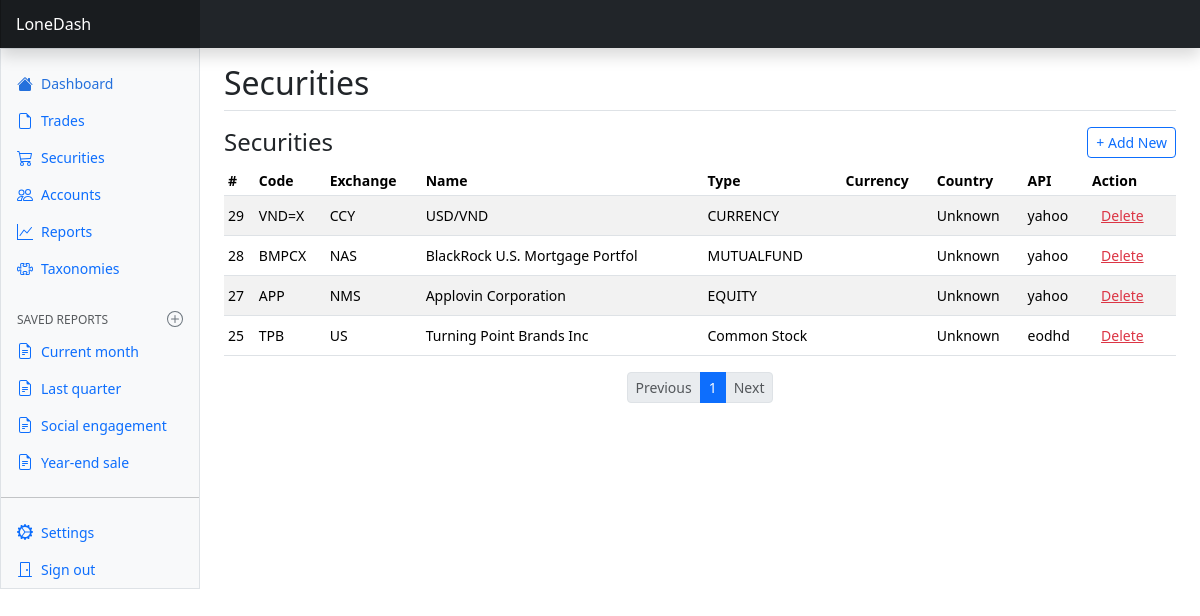
Screenshot of /securities/ (signed in) with the database file from the repository.
### dash/models.py (models this page shows, shortened)
class Security(models.Model):
    country = models.ForeignKey(Country, on_delete=models.CASCADE, related_name='country')
    user = models.ForeignKey(User, on_delete=models.CASCADE, related_name='security')
    code = models.CharField(max_length=10)
    exchange = models.CharField(max_length=20)
    name = models.CharField(max_length=255)
    type = models.CharField(max_length=255, blank=True)
    isin = models.CharField(max_length=20, blank=True)
    close = models.DecimalField(max_digits=16, decimal_places=2, default=0)
    date = models.DateField(default=date.today)
    api_source = models.CharField(max_length=50, blank=True, null=True)
    industry = models.CharField(max_length=100, blank=True)
    sector = models.CharField(max_length=100, blank=True)
    website = models.URLField(blank=True)
    description = models.TextField(blank=True)
    class Meta:
        constraints = [
            models.UniqueConstraint(fields=['user', 'code'], name='unique_user_code')
        ]
        indexes = [
            models.Index(fields=['user', 'code']),
        ]

class Country(models.Model):
    iso_code = models.CharField(max_length=3, unique=True)  # e.g. 'US', 'VN'
    name = models.CharField(max_length=100)
    currency = models.CharField(max_length=10, default='USD')
    def __str__(self):
        return self.name

### dash/views.py (the view)
# urls.py: path('securities/', securities_view, name='securities'),
def securities_view(request):
    securities_list = Security.objects.filter(user=request.user).order_by('-id')
    securities_paginator = Paginator(securities_list, 10)
    securities_page = securities_paginator.get_page(request.GET.get('page'))
    svg_content = get_icons_svg()
    return render(request, "securities.html", {'icons_svg': svg_content, 'securities' : securities_page,})

### dash/views.py (called while the page is built)
def get_icons_svg():
    current_dir = os.path.dirname(__file__)
    svg_path = os.path.join(current_dir, 'static', 'icons', 'icons.svg')
    with open(svg_path, 'r', encoding='utf-8') as f:
        return f.read()

### dash/templates/securities.html (shortened to what this page needs)
{% extends "base.html" %}
{% block content %}
<main class="col-md-9 ms-sm-auto col-lg-10 px-md-4">
    <div
        class="d-flex justify-content-between flex-wrap flex-md-nowrap align-items-center pt-3 pb-2 mb-3 border-bottom">
        <h2 class="mb-0">Securities</h2>
    </div>
    <div class="d-flex justify-content-between align-items-center mb-2">
        <h4 class="mb-0">Securities</h4>
        <button type="button" class="btn btn-sm btn-outline-primary" id="btn-add-security">+ Add New</button>
    </div>
    <div class="table-responsive small">
        <table class="table table-striped table-sm">
            <thead>
                <tr>
                    <th scope="col">#</th>
                    <th scope="col">Code</th>
                    <th scope="col">Exchange</th>
                    <th scope="col">Name</th>
                    <th scope="col">Type</th>
                    <th scope="col">Currency</th>
                    <th scope="col">Country</th>
                    <th scope="col">API</th>
                    <th scope="col">Action</th>
                </tr>
            </thead>
            <tbody>
                {% for security in securities %}
                <tr>
                    <td>{{ security.id }}</td>
                    <td>{{ security.code }}</td>
                    <td>{{ security.exchange }}</td>
                    <td>{{ security.name}}</td>
                    <td>{{ security.type}}</td>
                    <td>{{ security.currency}}</td>
                    <td>{{ security.country }}</td>
                    <td>{{ security.api_source}}</td>
                    <td>
                        <button class="btn btn-sm btn-link text-danger btn-delete-security"
                            data-id="{{ security.id }}">Delete</button>
                    </td>
                </tr>
                {% empty %}
                <tr>
                    <td colspan="9" class="text-center">No security found.</td>
                </tr>
                {% endfor %}
            </tbody>
        </table>
    </div>
    <nav>
        <ul class="pagination pagination-sm justify-content-center">
            {% if securities.has_previous %}
            <li class="page-item">
                <a class="page-link" href="?page={{ securities.previous_page_number }}">Previous</a>
            </li>
            {% else %}
            <li class="page-item disabled"><span class="page-link">Previous</span></li>
            {% endif %}
            {% for num in securities.paginator.page_range %}
            <li class="page-item {% if securities.number == num %}active{% endif %}">
                <a class="page-link" href="?page={{ num }}">{{ num }}</a>
            </li>
            {% endfor %}
            {% if securities.has_next %}
            <li class="page-item">
                <a class="page-link" href="?page={{ securities.next_page_number }}">Next</a>
            </li>
            {% else %}
            <li class="page-item disabled"><span class="page-link">Next</span></li>
            {% endif %}
        </ul>
    </nav>
</main>
{% endblock %}
{% block page_scripts %}
{% load static %}
{% endblock %}

### dash/static/css/style.css (style rules this page uses)
.table td { vertical-align: middle; }

### rows the page displays
Security: id "29", code "VND=X", exchange "CCY", name "USD/VND", type "CURRENCY", country "Unknown", api_source "yahoo"
Security: id "28", code "BMPCX", exchange "NAS", name "BlackRock U.S. Mortgage Portfol", type "MUTUALFUND", country "Unknown", api_source "yahoo"
Security: id "27", code "APP", exchange "NMS", name "Applovin Corporation", type "EQUITY", country "Unknown", api_source "yahoo"
Security: id "25", code "TPB", exchange "US", name "Turning Point Brands Inc", type "Common Stock", country "Unknown", api_source "eodhd"

### other values shown
{{ num }} "1"
